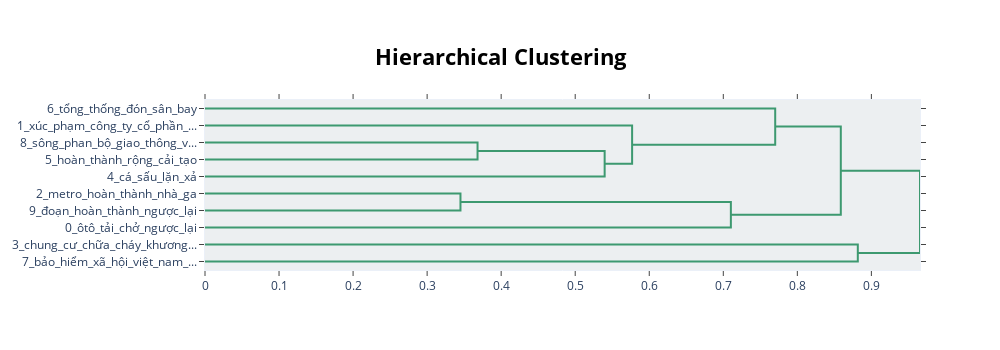

The cell this chart's notebook holds for it:
### Markdown cell above
Các chủ đề được tạo có thể được giảm bớt theo thứ bậc. Để hiểu cấu trúc phân cấp tiềm năng của các chủ đề, chúng ta có thể sử dụng scipy.cluster.hierarchy để tạo các cụm và trực quan hóa cách chúng liên quan với nhau. Điều này có thể giúp chọn nr_topics thích hợp khi giảm số lượng chủ đề bạn đã tạo. Để hình dung hệ thống phân cấp này, hãy chạy như sau:

### Code cell
topic_model.visualize_hierarchy()

### Figure 1 — Plotly figure (JSON) as saved in the notebook; plotly's stock layout.template omitted (floating-point values rounded to 4 significant figures)
{"data": [{"hoverinfo": "text", "marker": {"color": "rgb(61,153,112)"}, "mode": "lines", "type": "scatter", "x": [0, 0.3681, 0.3681, 0], "xaxis": "x", "y": [-25, -25, -35, -35], "yaxis": "y"}, {"hoverinfo": "text", "marker": {"color": "rgb(61,153,112)"}, "mode": "lines", "type": "scatter", "x": [0.3681, 0.5398, 0.5398, 0], "xaxis": "x", "y": [-30, -30, -45, -45], "yaxis": "y"}, {"hoverinfo": "text", "marker": {"color": "rgb(61,153,112)"}, "mode": "lines", "type": "scatter", "x": [0, 0.5768, 0.5768, 0.5398], "xaxis": "x", "y": [-15, -15, -37.5, -37.5], "yaxis": "y"}, {"hoverinfo": "text", "marker": {"color": "rgb(61,153,112)"}, "mode": "lines", "type": "scatter", "x": [0, 0.7701, 0.7701, 0.5768], "xaxis": "x", "y": [-5, -5, -26.25, -26.25], "yaxis": "y"}, {"hoverinfo": "text", "marker": {"color": "rgb(61,153,112)"}, "mode": "lines", "type": "scatter", "x": [0, 0.345, 0.345, 0], "xaxis": "x", "y": [-55, -55, -65, -65], "yaxis": "y"}, {"hoverinfo": "text", "marker": {"color": "rgb(61,153,112)"}, "mode": "lines", "type": "scatter", "x": [0.345, 0.7102, 0.7102, 0], "xaxis": "x", "y": [-60, -60, -75, -75], "yaxis": "y"}, {"hoverinfo": "text", "marker": {"color": "rgb(61,153,112)"}, "mode": "lines", "type": "scatter", "x": [0.7701, 0.8587, 0.8587, 0.7102], "xaxis": "x", "y": [-15.62, -15.62, -67.5, -67.5], "yaxis": "y"}, {"hoverinfo": "text", "marker": {"color": "rgb(61,153,112)"}, "mode": "lines", "type": "scatter", "x": [0, 0.8817, 0.8817, 0], "xaxis": "x", "y": [-85, -85, -95, -95], "yaxis": "y"}, {"hoverinfo": "text", "marker": {"color": "rgb(61,153,112)"}, "mode": "lines", "type": "scatter", "x": [0.8587, 0.9657, 0.9657, 0.8817], "xaxis": "x", "y": [-41.56, -41.56, -90, -90], "yaxis": "y"}], "layout": {"autosize": false, "height": 350, "hoverlabel": {"bgcolor": "white", "font": {"family": "Rockwell", "size": 16}}, "hovermode": "closest", "plot_bgcolor": "#ECEFF1", "showlegend": false, "title": {"font": {"color": "Black", "size": 22}, "text": "<b>Hierarchical Clustering</b>", "x": 0.5, "xanchor": "center", "yanchor": "top"}, "width": 1000, "xaxis": {"mirror": "allticks", "rangemode": "tozero", "showgrid": false, "showline": true, "showticklabels": true, "ticks": "outside", "type": "linear", "zeroline": false}, "yaxis": {"mirror": "allticks", "range": [-100, 0], "rangemode": "tozero", "showgrid": false, "showline": true, "showticklabels": true, "tickmode": "array", "ticks": "outside", "ticktext": ["6_tổng_thống_đón_sân_bay", "1_xúc_phạm_công_ty_cổ_phần_...", "8_sông_phan_bộ_giao_thông_v...", "5_hoàn_thành_rộng_cải_tạo", "4_cá_sấu_lặn_xả", "2_metro_hoàn_thành_nhà_ga", "9_đoạn_hoàn_thành_ngược_lại", "0_ôtô_tải_chở_ngược_lại", "3_chung_cư_chữa_cháy_khương...", "7_bảo_hiểm_xã_hội_việt_nam_..."], "tickvals": [-5, -15, -25, -35, -45, -55, -65, -75, -85, -95], "type": "linear", "zeroline": false}}}
